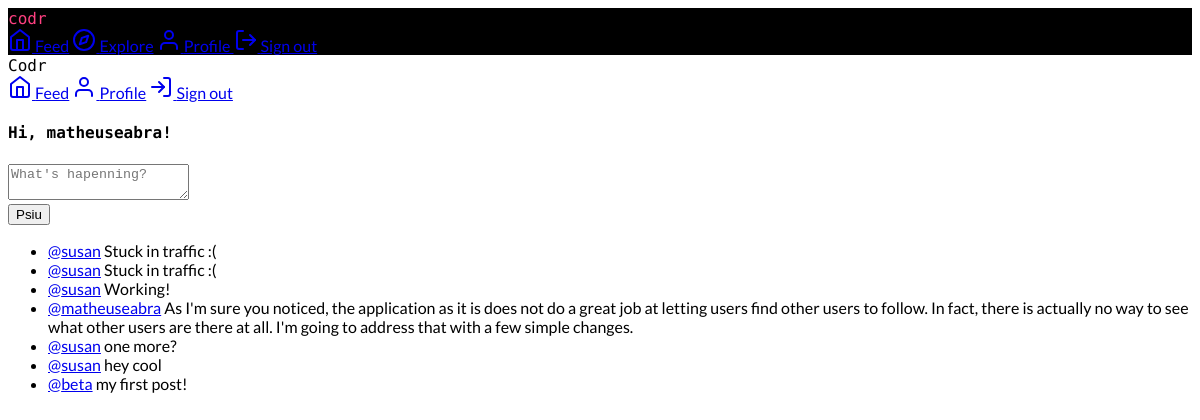
Screenshot of /feed (signed in) with the database file from the repository.
### app/models.py (models this page shows, shortened)
class User(UserMixin, db.Model):
    id = db.Column(db.Integer, primary_key=True)
    username = db.Column(db.String(64), index=True, unique=True)
    email = db.Column(db.String(120), index=True, unique=True)
    password_hash = db.Column(db.String(128))
    bio = db.Column(db.String(148), default="")
    active = db.Column(db.Boolean, default=False)
    last_seen = db.Column(db.DateTime, default=datetime.utcnow)
    posts = db.relationship("Post", backref="author", lazy="dynamic")
    followed = db.relationship(
        "User",
        secondary=followers,
        primaryjoin=(followers.c.follower_id == id),
        secondaryjoin=(followers.c.followed_id == id),
        backref=db.backref("followers", lazy="dynamic"),
        lazy="dynamic",
    )
    def followed_posts(self):
        followed = Post.query.join(
            followers, (followers.c.followed_id == Post.user_id)).filter(
                followers.c.follower_id == self.id)
        own = Post.query.filter_by(user_id=self.id)
        return followed.union(own).order_by(Post.timestamp.desc())
    @login.user_loader
    def load_user(id):
        return User.query.get(int(id))

class Post(db.Model):
    id = db.Column(db.Integer, primary_key=True)
    body = db.Column(db.String(140))
    timestamp = db.Column(db.DateTime, index=True, default=datetime.utcnow)
    user_id = db.Column(db.Integer, db.ForeignKey("user.id"))

### app/routes.py (the view)
@app.route("/", methods=["GET", "POST"])
@app.route("/feed", methods=["GET", "POST"])
@login_required
def feed():
    form = PostForm()
    if form.validate_on_submit():
        post = Post(body=form.post.data, author=current_user)
        db.session.add(post)
        db.session.commit()
        return redirect(url_for("feed"))
    page = request.args.get("page", 1, type=int)
    posts = current_user.followed_posts().paginate(
        page, app.config["PAGINATION_LIMIT"], False
    )
    return render_template("feed.html", title="Feed", form=form, posts=posts.items)

### app/forms.py
class PostForm(FlaskForm):
    post = TextAreaField(
        "Say something", validators=[DataRequired(), Length(min=1, max=280)]
    )
    submit = SubmitField("Psiu")

### app/routes.py (called while the page is built)
@app.before_request
def before_request():
    if current_user.is_authenticated:
        current_user.last_seen = datetime.utcnow()
        db.session.commit()

### app/templates/feed.html (shortened to what this page needs)
{% extends "base.html" %}
{% block content %}
<h4>Hi, {{ current_user.username }}!</h4>
<form action="" method="post">
    <div class="demo-card-square mdl-card mdl-shadow--2dp">
        <div class="mdl-card__supporting-text">
            <div class="mdl-textfield mdl-js-textfield">
                {{ form.post(class="mdl-textfield__input", placeholder="What's hapenning?") }}
            </div>
        </div>
        <div class="mdl-card__actions mdl-card--border ">
            {{ form.submit(class="mdl-button font-sc mdl-js-button mdl-button--raised mdl-js-ripple-effect mdl-button--accent") }}
        </div>
    </div>
</form>
<ul class="demo-list-three mdl-list">
    {% for post in posts %}
    {% include '_post.html' %}
    {% endfor %}
</ul>
{% endblock %}

### app/templates/_post.html
<li class="mdl-list__item mdl-list__item--three-line">
  <span class="mdl-list__item-primary-content">
    <a href="{{ url_for('user', username=post.author.username) }}">@{{ post.author.username }}</a>
    <span class="mdl-list__item-text-body">
      {{ post.body }}
    </span>
  </span>
</li>

### app/templates/base.html (style rules this page uses)
body { font-family: 'Lato', sans-serif; }
h1, h2, h3, h4, .mdl-layout-title { font-family: 'Source Code Pro', monospace; }

### rows the page displays
User: username "matheuseabra"
Post: author.username "susan", body "Stuck in traffic :("
Post: author.username "susan", body "Stuck in traffic :("
Post: author.username "susan", body "Working!"
Post: author.username "matheuseabra", body "As I'm sure you noticed, the application as it is does not do a great job at letting users find other users to follow. In fact, there is actually no way to see what other users are there at all. I'm going to address that with a few simple changes."
Post: author.username "susan", body "one more?"
Post: author.username "susan", body "hey cool"
Post: author.username "beta", body "my first post!"
